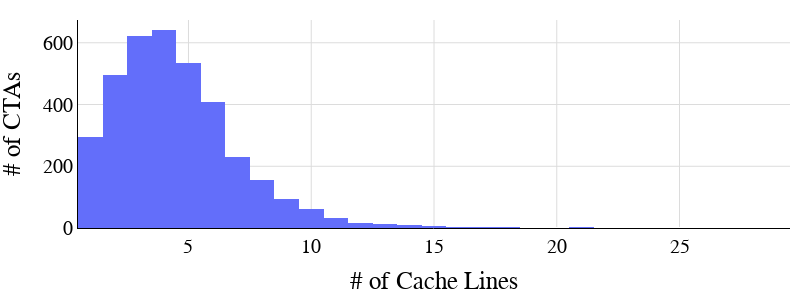

Notebook cell for this chart:
### Code cell
# plot
import plotly.express as px
import plotly.graph_objects as go

def plot(sizes):
    # fig = px.histogram(sizes[["LD", "ST", "TEX", "Total"]],
    #                 title = "Working Set Size Distribution", 
    #                 labels={'x':'Working Set Size'},
    #                 facet_row="variable",
    #                 nbins=100,
    #                     )
    for col in ["TEX"]:
        fig = go.Figure()
        fig.add_trace(go.Histogram(x=sizes[col], name=col, nbinsx=50))
        # chage width and height
        fig.update_layout(
            # autosize=False,
            width=800,
            height=300,
            margin=dict(
                l=10,
                r=10,
                b=10,
                t=50,
            ),
            legend=dict(
                orientation="h",
                yanchor="bottom",
                y=1.01,
                xanchor="left",
                x=0
            ),
            autosize=True,
            xaxis_title="# of Cache Lines",
            yaxis_title="# of CTAs"
        )
        fig.update_yaxes(matches=None)
        fig.update_layout(
        xaxis=dict(
            titlefont=dict(size=25, color="black",family='sans-serif'),
            tickfont=dict(size=20, color="black",family='sans-serif'),
            autorange=True,
            gridcolor="gainsboro",
            showline=True,
            linecolor="black",
        ),
        yaxis=dict(
            titlefont=dict(size=25, color="black", family='sans-serif'),
            tickfont=dict(size=20, color="black", family='sans-serif'),
            autorange=True,
            gridcolor="gainsboro",
            showline=True,
            linecolor="black",
        ),
        title_font_family="sans-serif",
        title_font_size=25,
        margin=dict(l=20, r=10, t=20, b=20),
        plot_bgcolor="white",
        # xaxis=dict(gridcolor="gainsboro"),
        # yaxis=dict(gridcolor="gainsboro"),
    )
        fig.show()
        fig.write_image("/home/tgrogers-raid/a/pan251/graphics_accel_sim/Figures/{0}.pdf".format("tex_working_set"), format="pdf")

plot(sizes)

### Figure 1 — Plotly figure (JSON) as saved in the notebook; plotly's stock layout.template omitted (floating-point values rounded to 4 significant figures; data arrays with more than 128 entries replaced by an {"elided": "..."} marker saying what was removed)
{"data": [{"name": "TEX", "nbinsx": 50, "type": "histogram", "x": {"elided": "3631 int values"}}], "layout": {"autosize": true, "height": 300, "legend": {"orientation": "h", "x": 0, "xanchor": "left", "y": 1.01, "yanchor": "bottom"}, "margin": {"b": 20, "l": 20, "r": 10, "t": 20}, "plot_bgcolor": "white", "title": {"font": {"family": "sans-serif", "size": 25}}, "width": 800, "xaxis": {"autorange": true, "gridcolor": "gainsboro", "linecolor": "black", "showline": true, "tickfont": {"color": "black", "family": "sans-serif", "size": 20}, "title": {"font": {"color": "black", "family": "sans-serif", "size": 25}, "text": "# of Cache Lines"}}, "yaxis": {"autorange": true, "gridcolor": "gainsboro", "linecolor": "black", "showline": true, "tickfont": {"color": "black", "family": "sans-serif", "size": 20}, "title": {"font": {"color": "black", "family": "sans-serif", "size": 25}, "text": "# of CTAs"}}}}
